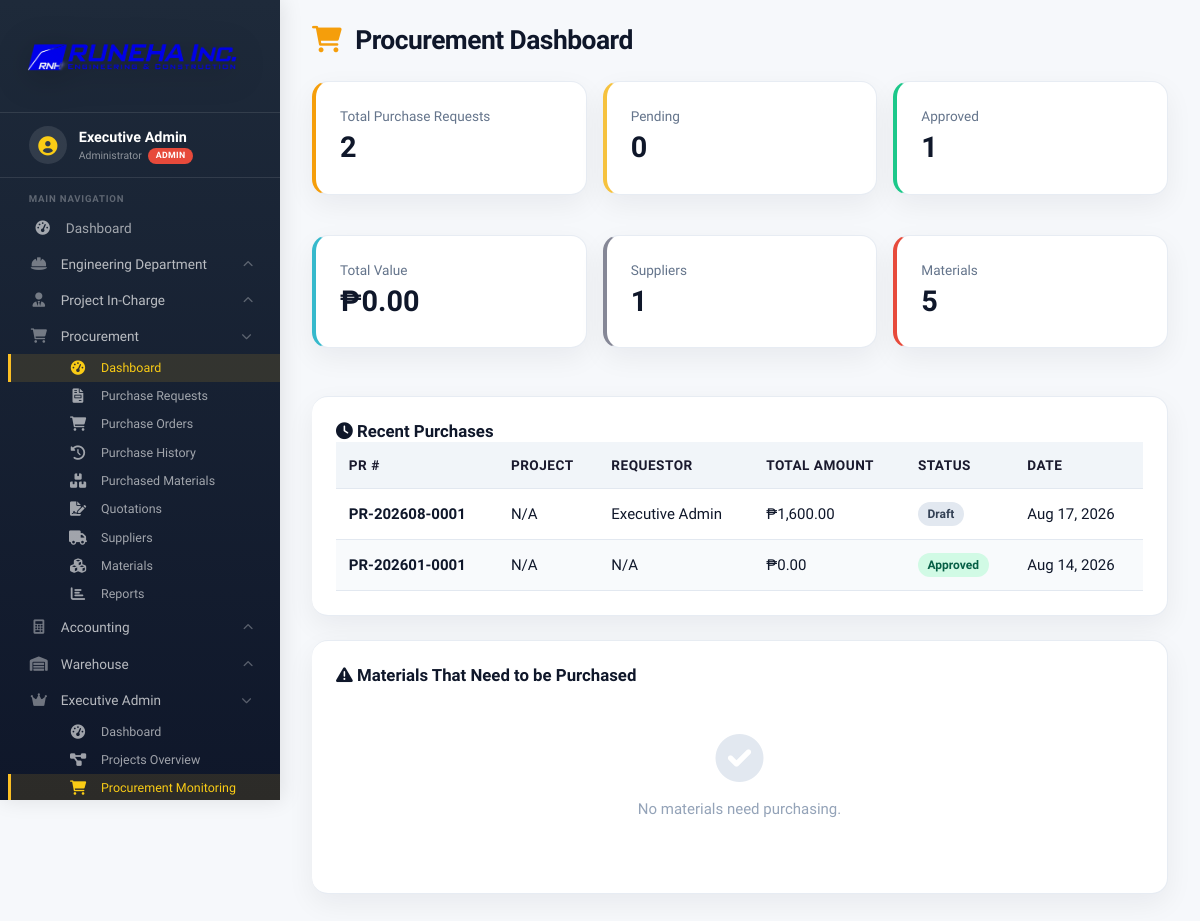
The app's page /modules/procurement/dashboard.php (signed in) with its own data.
### tables this page shows
CREATE TABLE IF NOT EXISTS `purchase_requests` (
  `id` BIGINT UNSIGNED NOT NULL AUTO_INCREMENT,
  `pr_number` VARCHAR(50) NOT NULL,
  `project_id` BIGINT UNSIGNED NULL,
  `requestor_id` BIGINT UNSIGNED NOT NULL,
  `purpose` TEXT NOT NULL,
  `priority` ENUM('low','medium','high','urgent') NOT NULL DEFAULT 'medium',
  `status` ENUM('draft','pending','approved','confirmed','rejected','ordered','received') NOT NULL DEFAULT 'pending',
  `total_amount` DECIMAL(15,2) NOT NULL DEFAULT 0.00,
  `approved_by` BIGINT UNSIGNED NULL,
  `approved_at` DATETIME NULL,
  `confirmed_by` BIGINT UNSIGNED NULL,
  `confirmed_at` DATETIME NULL,
  `created_by` BIGINT UNSIGNED NULL,
  `created_at` TIMESTAMP NOT NULL DEFAULT CURRENT_TIMESTAMP,
  `updated_at` TIMESTAMP NULL DEFAULT NULL ON UPDATE CURRENT_TIMESTAMP,
  PRIMARY KEY (`id`),
  UNIQUE KEY `uq_pr_number` (`pr_number`),
  KEY `idx_pr_project` (`project_id`),
  KEY `idx_pr_requestor` (`requestor_id`),
  KEY `idx_pr_approver` (`approved_by`),
  KEY `idx_pr_creator` (`created_by`),
  CONSTRAINT `fk_pr_project` FOREIGN KEY (`project_id`) REFERENCES `projects` (`id`) ON DELETE SET NULL ON UPDATE CASCADE,
  CONSTRAINT `fk_pr_requestor` FOREIGN KEY (`requestor_id`) REFERENCES `users` (`id`) ON DELETE RESTRICT ON UPDATE CASCADE,
  CONSTRAINT `fk_pr_approver` FOREIGN KEY (`approved_by`) REFERENCES `users` (`id`) ON DELETE SET NULL ON UPDATE CASCADE,
  CONSTRAINT `fk_pr_creator` FOREIGN KEY (`created_by`) REFERENCES `users` (`id`) ON DELETE SET NULL ON UPDATE CASCADE
);

CREATE TABLE IF NOT EXISTS `users` (
  `id` BIGINT UNSIGNED NOT NULL AUTO_INCREMENT,
  `username` VARCHAR(100) NOT NULL,
  `password` VARCHAR(255) NOT NULL,
  `full_name` VARCHAR(150) NOT NULL,
  `email` VARCHAR(200) NOT NULL,
  `monthly_salary` DECIMAL(15,2) NOT NULL DEFAULT 0.00,
  `department` ENUM('admin','procurement','engineering','accounting','warehouse') NOT NULL,
  `role` ENUM('admin','manager','staff') NOT NULL DEFAULT 'staff',
  `status` ENUM('active','inactive') NOT NULL DEFAULT 'active',
  `created_at` TIMESTAMP NOT NULL DEFAULT CURRENT_TIMESTAMP,
  `updated_at` TIMESTAMP NULL DEFAULT NULL ON UPDATE CURRENT_TIMESTAMP,
  PRIMARY KEY (`id`),
  UNIQUE KEY `uq_users_username` (`username`),
  UNIQUE KEY `uq_users_email` (`email`)
);

### modules/procurement/dashboard.php (the view, shortened to what this page needs)
<?php
require_once '../../includes/auth.php';
$page_title = 'Procurement Dashboard';
$stats = [];
try {
    $stats['total_prs'] = $pdo->query("SELECT COUNT(*) FROM purchase_requests")->fetchColumn() ?? 0;
    $stats['pending_prs'] = $pdo->query("SELECT COUNT(*) FROM purchase_requests WHERE status = 'pending'")->fetchColumn() ?? 0;
    $stats['approved_prs'] = $pdo->query("SELECT COUNT(*) FROM purchase_requests WHERE status = 'approved'")->fetchColumn() ?? 0;
    $stats['total_value'] = $pdo->query("SELECT COALESCE(SUM(total_amount), 0) FROM purchase_requests WHERE status IN ('approved', 'confirmed', 'ordered', 'received')")->fetchColumn() ?? 0;
    $stats['suppliers'] = $pdo->query("SELECT COUNT(*) FROM suppliers WHERE status = 'active'")->fetchColumn() ?? 0;
    $stats['materials'] = $pdo->query("SELECT COUNT(*) FROM materials WHERE status = 'active'")->fetchColumn() ?? 0;
    $recent_purchases = $pdo->query("
        SELECT pr.*, p.project_code, u.full_name as requestor_name
        FROM purchase_requests pr
        LEFT JOIN projects p ON pr.project_id = p.id
        LEFT JOIN users u ON pr.requestor_id = u.id
        ORDER BY pr.created_at DESC
        LIMIT 5
    ")->fetchAll();
    $low_stock_materials = $pdo->query("
        SELECT m.material_code, m.name, m.current_stock, m.min_stock, m.unit
        FROM materials m
        WHERE m.current_stock <= m.min_stock AND m.min_stock > 0 AND m.status = 'active'
        ORDER BY (m.min_stock - m.current_stock) DESC
        LIMIT 5
    ")->fetchAll();
} catch (PDOException $e) {
    $error = userDatabaseError($e);
}
include '../../includes/header.php';
?>
<div class="page-header">
    <h1><i class="fas fa-shopping-cart"></i> <?php echo $page_title; ?></h1>
</div>
<div class="stats-grid">
    <div class="card" style="border-left:4px solid #f59e0b;">
        <div style="font-size:0.85rem;color:#64748b;">Total Purchase Requests</div>
        <div style="font-size:1.8rem;font-weight:700;"><?php echo number_format($stats['total_prs'] ?? 0); ?></div>
    </div>
    <div class="card" style="border-left:4px solid #f6c23e;">
        <div style="font-size:0.85rem;color:#64748b;">Pending</div>
        <div style="font-size:1.8rem;font-weight:700;"><?php echo number_format($stats['pending_prs'] ?? 0); ?></div>
    </div>
    <div class="card" style="border-left:4px solid #1cc88a;">
        <div style="font-size:0.85rem;color:#64748b;">Approved</div>
        <div style="font-size:1.8rem;font-weight:700;"><?php echo number_format($stats['approved_prs'] ?? 0); ?></div>
    </div>
    <div class="card" style="border-left:4px solid #36b9cc;">
        <div style="font-size:0.85rem;color:#64748b;">Total Value</div>
        <div style="font-size:1.8rem;font-weight:700;">₱<?php echo number_format($stats['total_value'] ?? 0, 2); ?></div>
    </div>
    <div class="card" style="border-left:4px solid #858796;">
        <div style="font-size:0.85rem;color:#64748b;">Suppliers</div>
        <div style="font-size:1.8rem;font-weight:700;"><?php echo number_format($stats['suppliers'] ?? 0); ?></div>
    </div>
    <div class="card" style="border-left:4px solid #e74a3b;">
        <div style="font-size:0.85rem;color:#64748b;">Materials</div>
        <div style="font-size:1.8rem;font-weight:700;"><?php echo number_format($stats['materials'] ?? 0); ?></div>
    </div>
</div>
<div class="card">
    <h3><i class="fas fa-clock"></i> Recent Purchases</h3>
    <?php if (empty($recent_purchases)): ?>
        <div class="empty-state">
            <i class="fas fa-shopping-cart"></i>
            <p>No recent purchases.</p>
        </div>
    <?php else: ?>
        <div class="table-responsive">
            <table class="table">
                <thead>
                    <tr>
                        <th>PR #</th>
                        <th>Project</th>
                        <th>Requestor</th>
                        <th>Total Amount</th>
                        <th>Status</th>
                        <th>Date</th>
                    </tr>
                </thead>
                <tbody>
                    <?php foreach ($recent_purchases as $pr): ?>
                    <tr>
                        <td><strong><?php echo htmlspecialchars($pr['pr_number']); ?></strong></td>
                        <td><?php echo htmlspecialchars($pr['project_code'] ?? 'N/A'); ?></td>
                        <td><?php echo htmlspecialchars($pr['requestor_name'] ?? 'N/A'); ?></td>
                        <td>₱<?php echo number_format($pr['total_amount'], 2); ?></td>
                        <td><span class="badge badge-<?php echo $pr['status']; ?>"><?php echo ucfirst($pr['status']); ?></span></td>
                        <td><?php echo date('M d, Y', strtotime($pr['created_at'])); ?></td>
                    </tr>
                    <?php endforeach; ?>
                </tbody>
            </table>
        </div>
    <?php endif; ?>
</div>
<div class="card">
    <h3><i class="fas fa-exclamation-triangle"></i> Materials That Need to be Purchased</h3>
    <?php if (empty($low_stock_materials)): ?>
        <div class="empty-state">
            <i class="fas fa-check-circle"></i>
            <p>No materials need purchasing.</p>
        </div>
    <?php endif; ?>
</div>
<?php include '../../includes/footer.php'; ?>

### assets/css/style.css (style rules this page uses)
:root { --navy: #1e2a3a; --navy-dark: #0f172a; --amber: #f59e0b; --off-white: #f8fafc; --border: #e2e8f0; --muted: #64748b; --shadow: 0 4px 12px rgba(15, 23, 42, 0.06); --radius: 16px; --text-title: 1.65rem; --text-card: 1.05rem; --text-stat: 1.85rem; --text-label: 0.8rem; }
* { margin: 0; padding: 0; box-sizing: border-box; }
body { font-family: 'Segoe UI', Tahoma, Geneva, Verdana, sans-serif; background: var(--off-white); color: var(--navy-dark); min-height: 100vh; font-size: 15px; line-height: 1.5; }
h1, h2, h3 { color: var(--navy-dark); font-weight: 700; line-height: 1.25; }
h1 { font-size: var(--text-title); letter-spacing: -0.03em; }
h3, .card-title { font-size: var(--text-card); font-weight: 700; }
.card { background: #ffffff; border-radius: 16px; padding: 1.5rem; box-shadow: var(--shadow); margin-bottom: 1.5rem; }
.quick-actions, .stats-grid { display: grid; grid-template-columns: repeat(auto-fit, minmax(220px, 1fr)); gap: 1rem; margin-bottom: 1.5rem; }
.table-responsive { overflow-x: auto; }
.table { width: 100%; border-collapse: collapse; }
.table th, .table td { padding: 0.8rem; text-align: left; border-bottom: 1px solid var(--border); }
.table tbody tr:nth-child(even) { background: #f8fafc; }
.table th { background: #f1f5f9; font-weight: 600; color: #1a1a2e; font-size: 0.85rem; text-transform: uppercase; letter-spacing: 0.5px; }
.badge { display: inline-block; padding: 0.2rem 0.6rem; border-radius: 20px; font-size: 0.75rem; font-weight: 600; }
.badge-draft { background: #e2e8f0; color: #334155; }
.badge-approved { background: #d1fae5; color: #065f46; }
.page-header { display: flex; justify-content: space-between; align-items: center; margin-bottom: 1.5rem; flex-wrap: wrap; gap: 1rem; }
.page-header h1 { font-size: 1.65rem; color: var(--navy-dark); margin: 0; letter-spacing: -0.02em; }
.page-header h1 i { color: #f59e0b; margin-right: 0.5rem; }
.empty-state { text-align: center; padding: 3rem 1rem; color: #94a3b8; }
.empty-state i { font-size: 3rem; margin-bottom: 1rem; color: #e2e8f0; }
:root { --off-white: #f6f8fb; --shadow: 0 10px 28px rgba(15, 23, 42, 0.06); --shadow-hover: 0 16px 34px rgba(15, 23, 42, 0.1); --success: #16a085; --danger: #e76f51; --info: #4f8cc9; }
body { font-family: 'Plus Jakarta Sans', 'Segoe UI', Tahoma, sans-serif; background: var(--off-white); }
.card, .stat-card, .quick-action { border: 1px solid rgba(226, 232, 240, 0.8); border-left: 0; border-radius: 16px; box-shadow: var(--shadow); }

### records on screen
purchase_requests: total_amount "0.00", pr_number "PR-202601-0001", project_code "N/A", requestor_name "N/A", status "Approved", created_at "Aug 14, 2026"
purchase_requests: pr_number "PR-202608-0001", project_code "N/A", created_by.full_name "Executive Admin", total_amount "1,600.00", status "Draft", created_at "Aug 17, 2026"

### other values on screen
$_SESSION['full_name'] "Executive Admin"
getDepartmentName($department) "Administrator"
$page_title "Procurement Dashboard"
$stats['total_prs'] "2"
$stats['pending_prs'] "0"
$stats['approved_prs'] "1"
$stats['suppliers'] "1"
$stats['materials'] "5"
